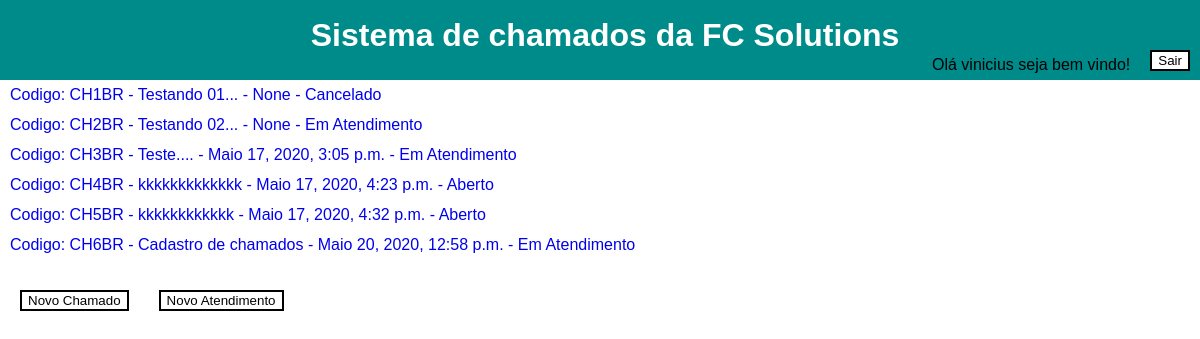
Before: / (signed in) with the older database file.
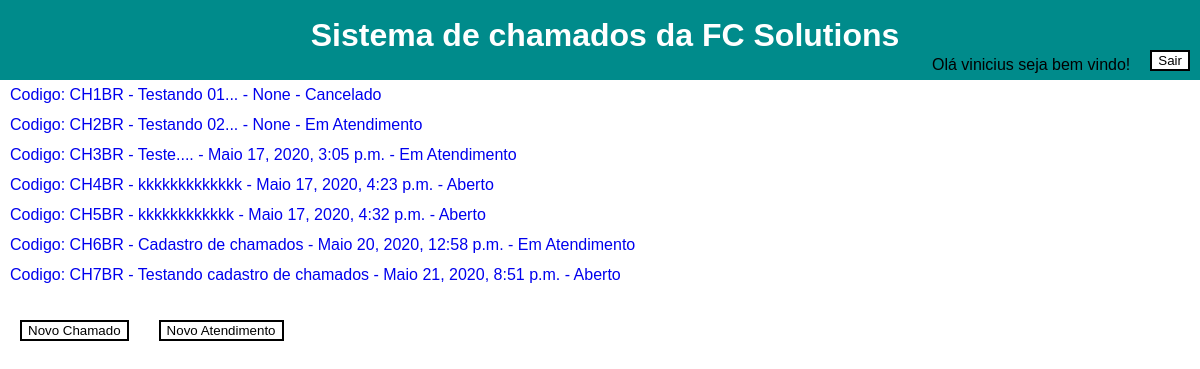
After: the same page with the newer database file.
### Solutions/models.py (models this page shows, shortened)
class Chamado(models.Model):
    titulo = models.CharField('Titulo', max_length=128, blank=True, null=True)
    autor = models.ForeignKey(Funcionario, on_delete=models.CASCADE, blank=True, null=True)
    descricao = models.TextField('Descrição', max_length=500, blank=True, null=True)
    telefone = models.CharField('Telefone', max_length=20, blank=True, null=True)
    data_abertura = models.DateTimeField(auto_now_add=True, null=True)
    categoria = models.ForeignKey(Categoria, on_delete=models.CASCADE, blank=True, null=True)
    status = models.ForeignKey(Status, on_delete=models.CASCADE, blank=True, null=True)

class Status(models.Model):
    nome = models.CharField('Status', max_length=128, blank=True, null=True)

### Solutions/views.py (the view)
# urls.py: path('', incial, name='inicio'),
def incial(request):
    chamados = []
    if request.user.is_authenticated:
        if request.user.is_superuser:
            chamados = Chamado.objects.filter()
        else:
            chamados = Chamado.objects.filter(autor__usuario=request.user)
    else:
        return render(request, 'Solutions/erro_autenticacao.html', {})
    return render(request, 'Solutions/inicial.html', {'chamados':chamados})

### Solutions/templates/Solutions/inicial.html (shortened to what this page needs)
{% load static %}
<!DOCTYPE html>
<html>
<head>
    <link rel="stylesheet" href="{% static 'css/estilo.css' %}">
</head>
<body>
    <div class="menu">
        <h1 class="h1">Sistema de chamados da FC Solutions</h1>
        {% if user.is_authenticated %}
            <form style="float: right;" action="{% url 'logout' %}">
                <button class="botton">Sair</button>
            </form>
            <p class="logged-in-p" style="float: right;">
                Olá {{ user.username }} seja bem vindo!
            </p>
        {% endif %}
    </div>
    {% for chamado in chamados %}
        <a href="detalhes/{{ chamado.id }}"><p>Codigo: CH{{chamado.id}}BR - {{chamado.descricao}} - {{chamado.data_abertura}} - {{chamado.status.nome}}</p></a>
    {% endfor %}
    <br>
    <form action="/chamado" style="float: left;"><button class="botton">Novo Chamado</button></form>
    <form action="/atendimento" style="float: left;"><button class="botton">Novo Atendimento</button></form>
</body>
</html>

### Solutions/static/css/estilo.css (style rules this page uses)
* { font-family: sans-serif; text-decoration: none; margin: auto; }
body { font-family: 'Lucida Sans', 'Lucida Sans Regular', 'Lucida Grande', 'Lucida Sans Unicode', Geneva, Verdana, sans-serif; line-height: 30px; }
form, h1, h2, h3, p { padding-left: 10px; }
.botton { background-color: white; color: black; border: 2px solid; margin-right: 10px; margin-left: 10px; float: left; }
h1 { color:white; font-family: 'Lucida Sans', 'Lucida Sans Regular', 'Lucida Grande', 'Lucida Sans Unicode', Geneva, Verdana, sans-serif; text-align: center; padding-top: 20px; }
.menu { width: 100%; height: 80px; background-color: darkcyan; }

Changed rows visible on the page:
added Chamado: id "7", descricao "Testando cadastro de chamados", data_abertura "Maio 21, 2020, 8:51 p.m.", status.nome "Aberto"
